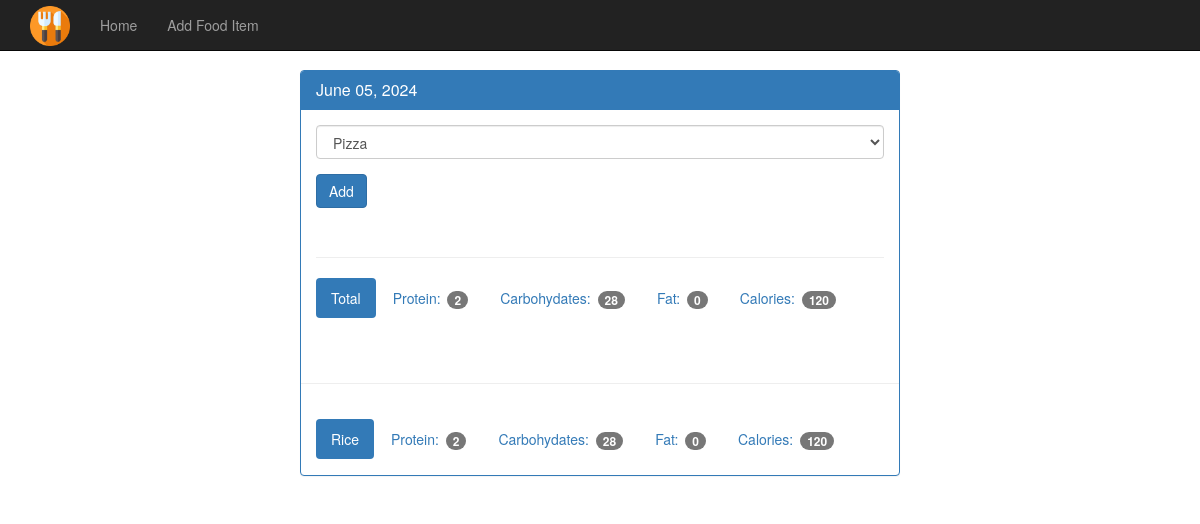
The app's page /view/20240605 with its own data.
### tables this page shows
CREATE TABLE food (
    id integer primary key autoincrement,
    name text not null,
    protein integer not null,
    carbohydrates integer not null,
    fat integer not null,
    calories integer not null
);

### app.py (the view)
@app.route('/view/<date>', methods=['GET', 'POST']) #date is going to be in the form 20170520
def view(date):
    db = get_db()
    cur = db.execute('select id, entry_date from log_date where entry_date = ?', [date])
    date_result = cur.fetchone()
    if request.method == 'POST':
        db.execute('insert into food_date (food_id, log_date_id) values (?, ?)', [request.form['food-select'], date_result['id']])
        db.commit()
    d = datetime.strptime(str(date_result['entry_date']), '%Y%m%d')
    pretty_date = datetime.strftime(d, '%B %d, %Y')
    food_cur = db.execute('select id, name from food')
    food_results = food_cur.fetchall()
    log_cur = db.execute('''select food.name, food.protein, food.carbohydrates, food.fat, food.calories
                            from log_date
                            join food_date on food_date.log_date_id = log_date.id
                            join food on food.id = food_date.food_id
                            where log_date.entry_date = ?''', [date])
    log_results = log_cur.fetchall()
    totals = {}
    totals['protein'] = 0
    totals['carbohydrates'] = 0
    totals['fat'] = 0
    totals['calories'] = 0
    for food in log_results:
        totals['protein'] += food['protein']
        totals['carbohydrates'] += food['carbohydrates']
        totals['fat'] += food['fat']
        totals['calories'] += food['calories']
    return render_template('day.html', entry_date=date_result['entry_date'], pretty_date=pretty_date, \
                           food_results=food_results, log_results=log_results, totals=totals)

### database.py (called while the page is built)
def connect_db():
    sql = sqlite3.connect('C:\\Users\\cw\\Documents\\Food Tracker\\food_log.db')
    sql.row_factory = sqlite3.Row
    return sql

def get_db():
    if not hasattr(g, 'sqlite_db'):
        g.sqlite_db = connect_db()
    return g.sqlite_db

### templates/day.html
{% extends "base.html" %}
{% block body %}
    <nav class="navbar navbar-inverse navbar-fixed-top">
      <div class="container">
        <div class="navbar-header">
          <a class="navbar-brand" href="{{ url_for('index') }}">
            <img src="{{ url_for('static', filename='eco-food.png') }}" alt="Food Tracker Logo" style="height: 40px;">
          </a>
        </div>
        <div id="navbar" class="navbar-collapse collapse">
          <ul class="nav navbar-nav">
            <li><a href="{{ url_for('index') }}">Home</a></li>
            <li><a href="{{ url_for('food') }}">Add Food Item</a></li>
          </ul>
        </div>
      </div>
    </nav>
    <div class="container theme-showcase col-sm-6 col-sm-offset-3" role="main">
      <div class="row">
        <div>
          <div class="panel panel-primary">
            <div class="panel-heading">
              <h3 class="panel-title">{{ pretty_date }}</h3>
            </div>
            <div class="panel-body">
              <form method="POST" action="{{ url_for('view', date=entry_date) }}">
                <div class="form-group">
                  <select class="form-control" name="food-select">
                    {% for food in food_results %}
                      <option value={{ food.id }}>{{ food.name }}</option>
                    {% endfor %}
                  </select>
                </div>
                <button type="submit" class="btn btn-primary">Add</button>
              </form>
              <div class="page-header"></div>
              <ul class="nav nav-pills" role="tablist">
                <li class="active"><a>Total</a></li>
                <li><a>Protein: <span class="badge">{{ totals.protein }}</span></a></li>
                <li><a>Carbohydates: <span class="badge">{{ totals.carbohydrates }}</span></a></li>
                <li><a>Fat: <span class="badge">{{ totals.fat }}</span></a></li>
                <li><a>Calories: <span class="badge">{{ totals.calories }}</span></a></li>
              </ul>
            </div>
            <div class="page-header"></div>
            {% for food in log_results %}
            <div class="panel-body">
              <ul class="nav nav-pills" role="tablist">
                <li class="active"><a>{{ food.name }}</a></li>
                <li><a>Protein: <span class="badge">{{ food.protein }}</span></a></li>
                <li><a>Carbohydates: <span class="badge">{{ food.carbohydrates }}</span></a></li>
                <li><a>Fat: <span class="badge">{{ food.fat }}</span></a></li>
                <li><a>Calories: <span class="badge">{{ food.calories }}</span></a></li>
              </ul>
            </div>
            {% endfor %}
          </div>
        </div>
      </div>
    </div>
{% endblock %}

### static/theme.css (style rules this page uses)
body { padding-top: 70px; padding-bottom: 30px; }
.navbar-brand img { display: inline-block; height: 45px; vertical-align: middle; position: relative; top: -9px; }

### records on screen
food: name "Rice", protein "2", carbohydrates "28", fat "0", calories "120"

### other values on screen
{{ pretty_date }} "June 05, 2024"
{{ totals.protein }} "2"
{{ totals.carbohydrates }} "28"
{{ totals.fat }} "0"
{{ totals.calories }} "120"
form field food-select "Pizza"
